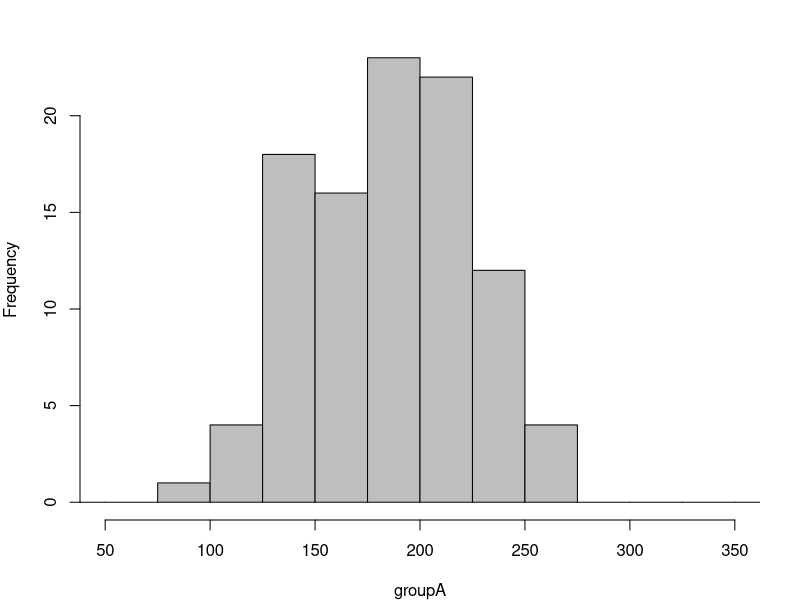
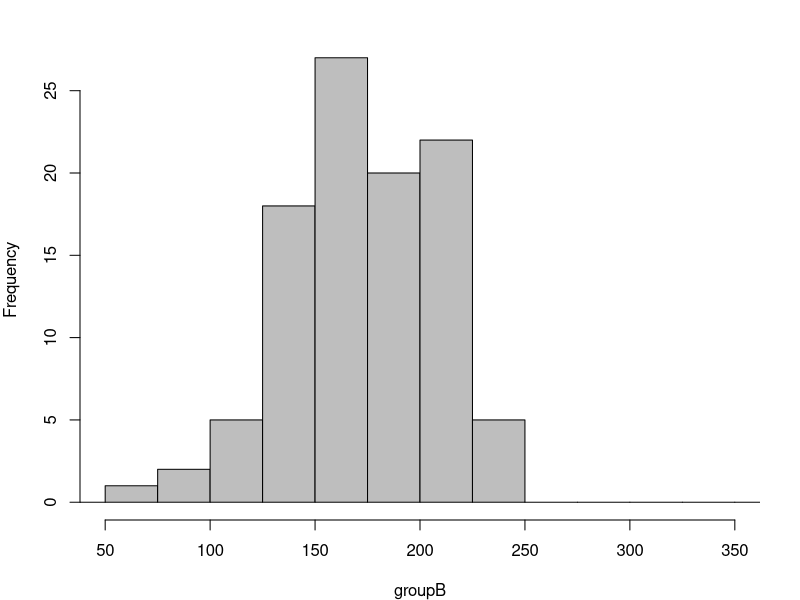
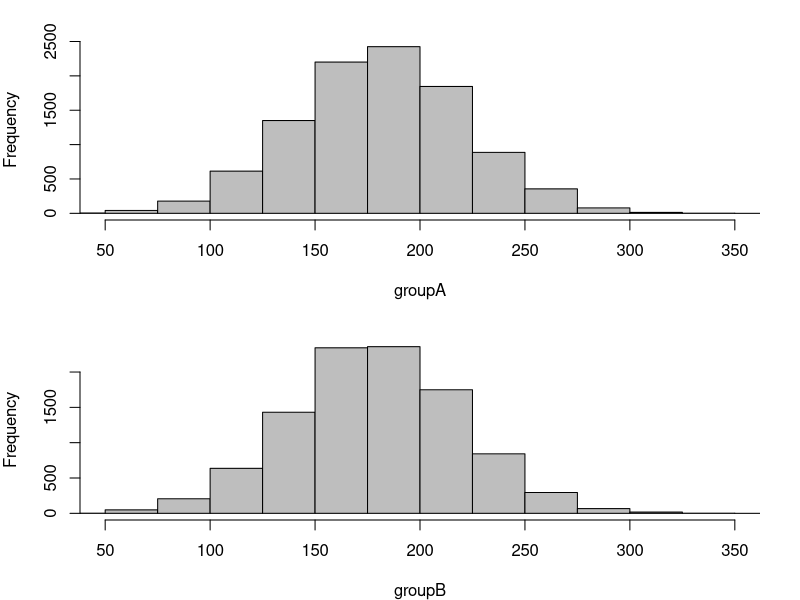
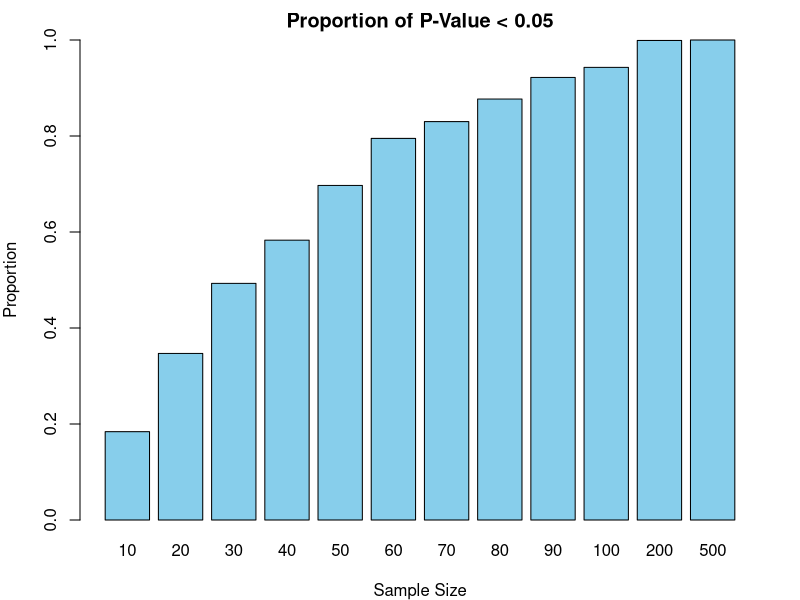
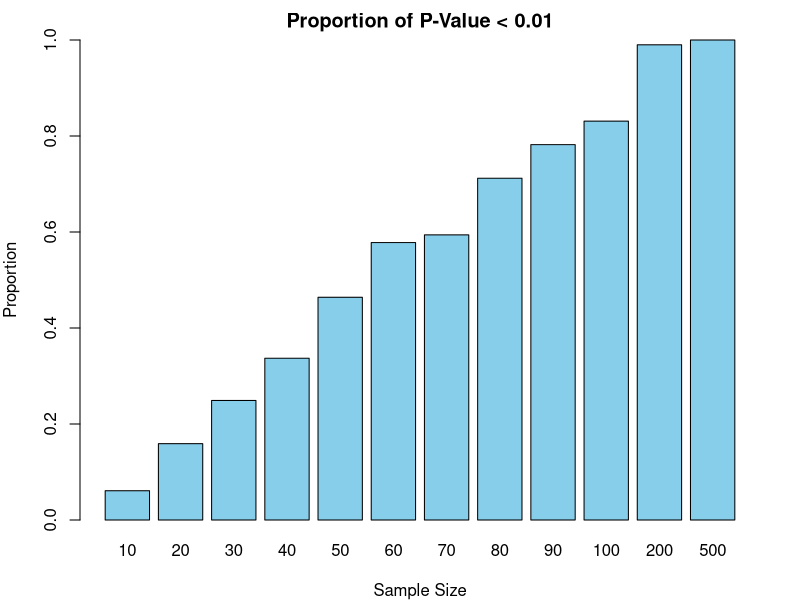
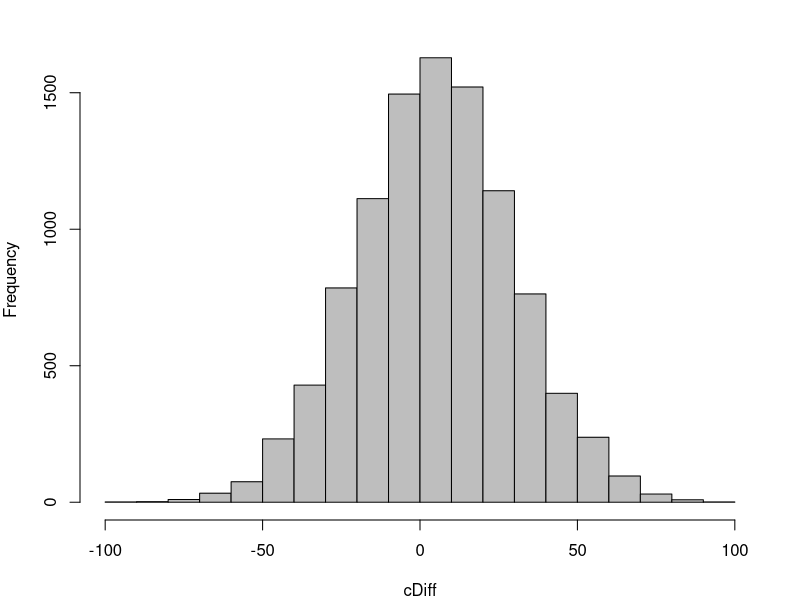
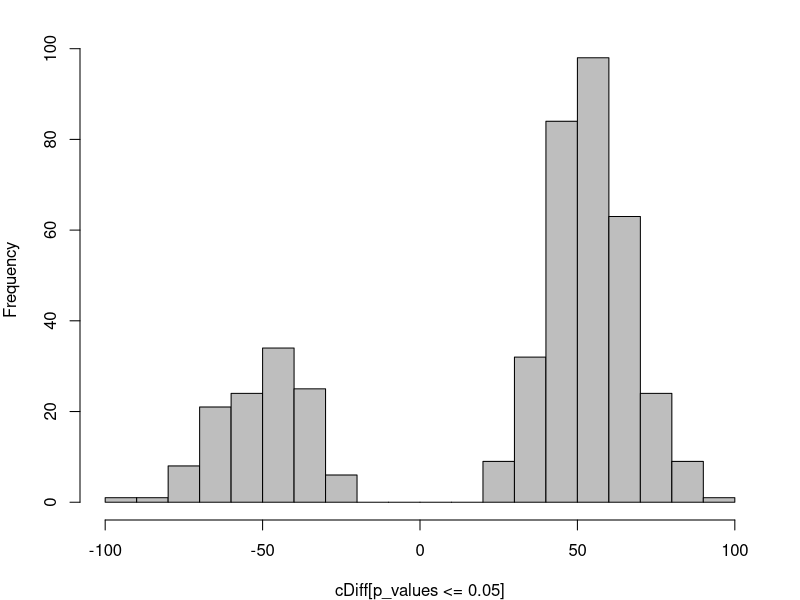

R code for these plots, in order:
#Generate two samples with same value of mean and standard deviation.
groupA <- rnorm(n = 100, mean = 180, sd = 40)
groupB <- rnorm(n = 100, mean = 180, sd = 40)

#Drawing two histograms
par(mfow = c(2, 1), mar = c(4,4,2,2))
cBreaks <- seq(-1000, 1000, by = 25)
hist(groupA, breaks = cBreaks, xlim = c(50, 350), col = "gray", main = "")
hist(groupB, breaks = cBreaks, xlim = c(50, 350), col = "gray", main = "")

#Apply two sample t-test on two samples
t.test(groupA, groupB)

groupA <- rnorm(10000, 181, 40)
groupB <- rnorm(10000, 179, 40)

par(mfrow = c(2, 1), mar = c(4,4,2,2))
cBreaks <- seq(-1000, 1000, by = 25)
hist(groupA, breaks = cBreaks, xlim = c(50, 350), col = "gray", main = "")
hist(groupB, breaks = cBreaks, xlim = c(50, 350), col = "gray", main = "")

t.test(groupA, groupB)

#Simulate 1000 experiments.
p_values <- numeric(1000)
for(i in 1 : 1000) {
  groupA <- rnorm(n = 10000, mean = 181, sd = 40)
  groupB <- rnorm(n = 10000, mean = 179, sd = 40)
  p_values[i] <- t.test(groupA, groupB)$p.value
}

sum(p_values < 0.05)

#Simulate 1000 experiments with two samples with largely different mean values and relately small sample size. 
p_values <- numeric(1000)
for(i in 1 : 1000) {
  groupA <- rnorm(n = 20, mean = 190, sd = 40)
  groupB <- rnorm(n = 20, mean = 170, sd = 40)
  p_values[i] <- t.test(groupA, groupB)$p.value
}

sum(p_values < 0.05)

#Generate 1000 experiments for samples of various sizes.
simulations <- 1000
sample.size <- c(seq(10, 100, by = 10),200, 500)
p_values <- array(NA, dim = c(simulations, length(sample.size)))
for(i in 1 : simulations) {
  for(j in 1 : length(sample.size)) {
    groupA <- rnorm(sample.size[j], mean = 190, sd = 40)
    groupB <- rnorm(sample.size[j], mean = 170, sd = 40)
    p_values[i,j] <- t.test(groupA, groupB)$p.value
  }
}

prop.sum <- numeric(length(sample.size))
for (i in 1 : length(sample.size)) {
  prop.sum[i] <- sum(p_values[, i] < 0.05) / simulations
}
prop.sum

par(mfrow = c(1, 1))
barplot(prop.sum, ylim = 0:1, xlab = "Sample Size", ylab = "Proportion",
        names.arg = sample.size, col = "skyblue", main = "Proportion of P-Value < 0.05")

prop.sum <- numeric(length(sample.size))
for (i in 1 : length(sample.size)) {
  prop.sum[i] <- sum(p_values[, i] <= 0.01) / simulations
}
prop.sum

par(mfrow = c(1, 1))
barplot(prop.sum, ylim = 0:1, xlab = "Sample Size", ylab = "Proportion",
        names.arg = sample.size, col = "skyblue", main = "Proportion of P-Value < 0.01")


cDiff <- rep(NA, 10000)
p_values <- numeric(10000)

for(i in 1 :10000) {
  groupA <- rnorm(5, 180, 40)
  groupB <- rnorm(5, 185, 40)
  cDiff[i] <- mean(groupB) - mean(groupA)
  p_values[i] <- t.test(groupA, groupB)$p.value
}

hist(cDiff, main = "", col = "gray")
hist(cDiff[p_values <= 0.05], breaks = 20, main = "", col = "gray")











